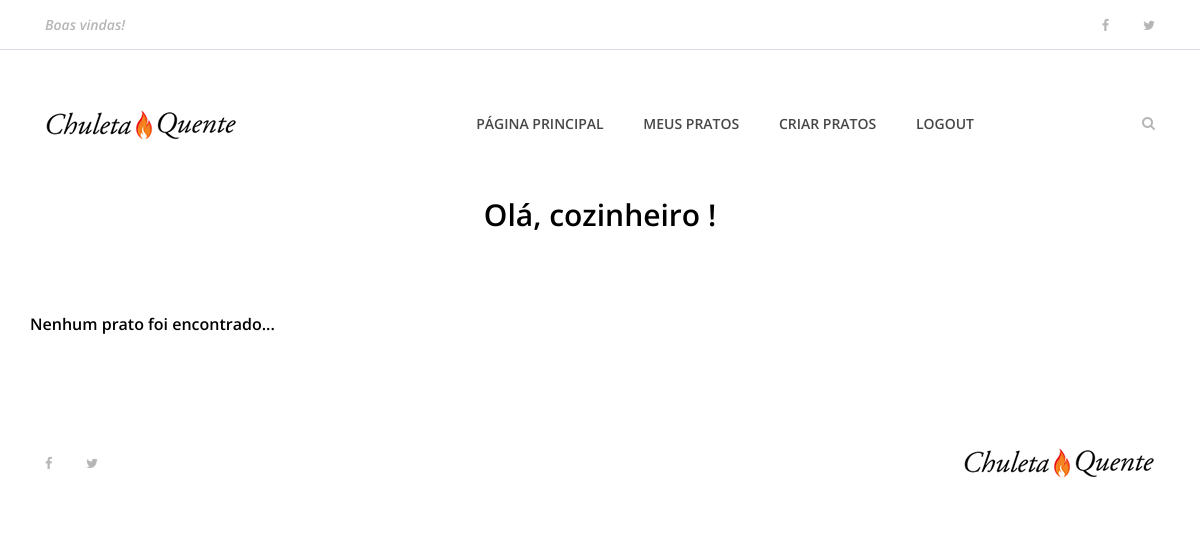
/dashboard (signed in), run on an earlier commit of the app's database.
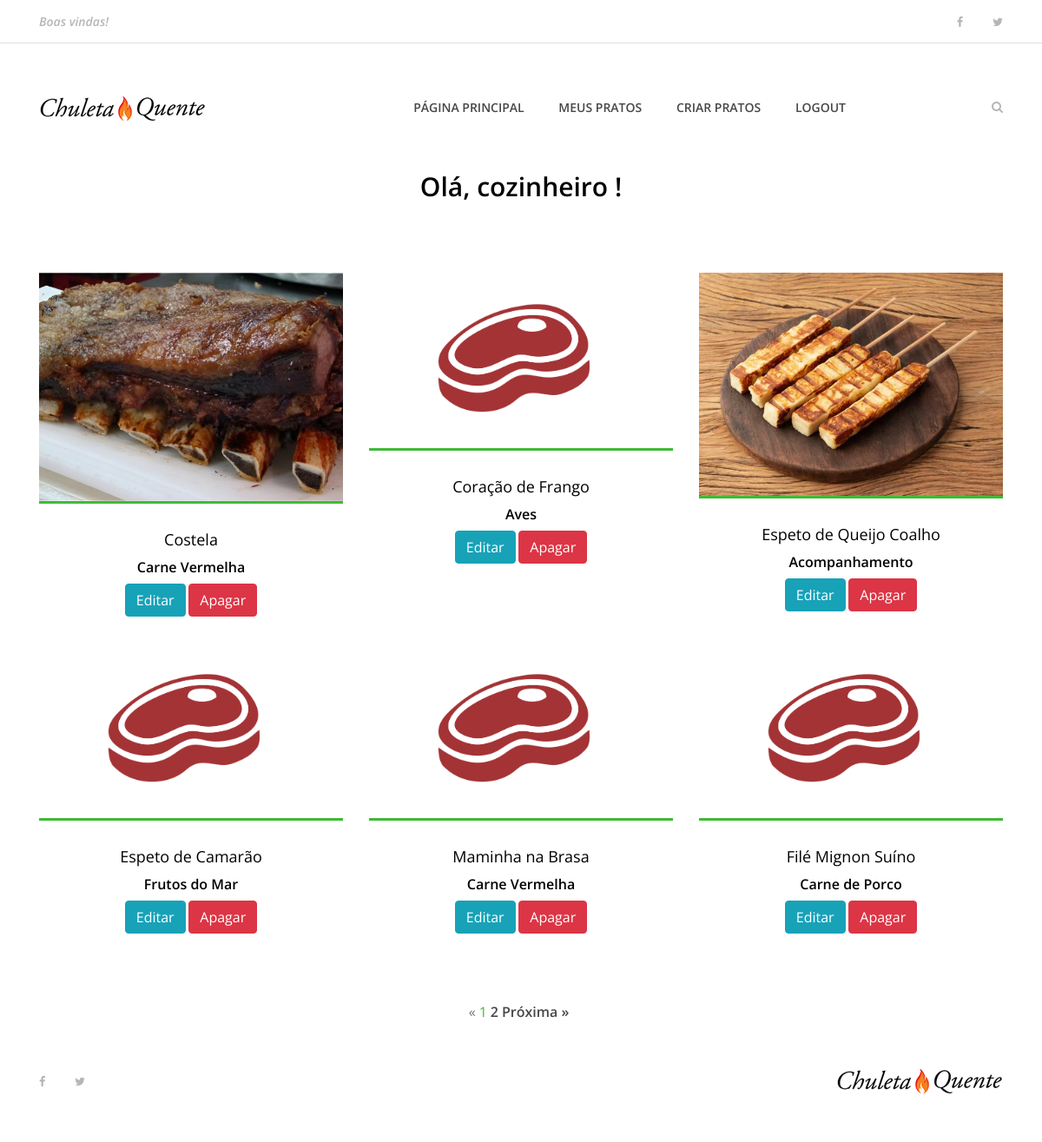
And on a later commit of the database.
### churras/models.py (models this page shows, shortened)
class Prato(models.Model):
    nome_prato = models.CharField(max_length=100)
    ingredientes = models.TextField()
    modo_preparo = models.CharField()
    tempo_preparo = models.IntegerField()
    rendimento = models.CharField(max_length=10)
    categoria = models.CharField(max_length=100)
    date_prato = models.DateTimeField(default=datetime.now, blank=True)
    funcionario = models.ForeignKey(User, on_delete=models.CASCADE)
    publicado = models.BooleanField(default=False)
    foto_prato = models.ImageField(upload_to=get_file_path, blank=True)

### usuarios/views.py (the view)
# urls.py: path('dashboard', dashboard, name='dashboard'),
def dashboard(request):
    if request.user.is_authenticated:
        id = request.user.id
        pratos = Prato.objects.order_by('date_prato').filter( funcionario_id=id)
        paginator = Paginator(pratos, 6)
        page = request.GET.get('page')
        pratos_por_pagina = paginator.get_page(page)
        dados = { 'lista_pratos' : pratos_por_pagina }
        return render(request, 'dashboard.html', dados)
    else:
        return redirect('index')

### templates/dashboard.html (shortened to what this page needs)
{% extends 'base.html' %}
{% load static %}
{% block content %}
    {% include 'partials/menu.html' %}
    <div class="contact-area section-padding-0-5">
        <div class="container">
            <div class="row">
                <div class="col-12">
                    <div class="section-heading">
                        <h3>Olá, {{ user.username }} !</h3>
                    </div>
                </div>
            </div>
        </div>
    </div>
     <section class="best-receipe-area">
        <div class="container">
            <div class="row">
                {% if lista_pratos %}
                {% for prato in lista_pratos %}
                <div class="col-12 col-sm-6 col-lg-4">
                    <div class="single-best-receipe-area mb-30">
                        {% if prato.foto_prato == '' %}
                            <img src="{% static 'img/bg-img/foto_receita.png' %}" alt="">
                        {% else %}
                            <img src="{{ prato.foto_prato.url }}" alt="">
                        {% endif %}
                        <div class="receipe-content">
                            <a href="{% url 'churrasco' prato.id %}">
                                <h5>{{ prato.nome_prato }}</h5>
                                <h6>{{ prato.categoria }}</h5>
                            </a>
                            <a href="{% url 'edita_prato' prato.id %}" type="button" class="btn btn-info"> Editar </a>
                            <a href="{% url 'deleta_prato' prato.id %}" type="button" class="btn btn-danger">Apagar</a>
                        </div>
                    </div>
                </div>
                {% endfor %}
                {% else %}
                    <h6>Nenhum prato foi encontrado...</h6>
                {% endif %}
            </div>
        </div>
    </section>
    {% include 'partials/paginator.html' %}
    {% include 'partials/footer.html' %}
{% endblock %}

What changed in the data, as far as the page shows it:
now on this page (row edited): Prato: foto_prato (picture), nome_prato "Costela", categoria "Carne Vermelha"
now on this page (row edited): Prato: nome_prato "Coração de Frango", categoria "Aves"
now on this page (row edited): Prato: foto_prato (picture), nome_prato "Espeto de Queijo Coalho", categoria "Acompanhamento"
now on this page (row edited): Prato: nome_prato "Espeto de Camarão", categoria "Frutos do Mar"
now on this page (row edited): Prato: nome_prato "Maminha na Brasa", categoria "Carne Vermelha"
now on this page (row edited): Prato: nome_prato "Filé Mignon Suíno", categoria "Carne de Porco"
Also different on the page:
text no longer shown: "Nenhum prato foi encontrado..."
text now shown: "« Próxima »"
new list line: "1"
new list line: "2"
